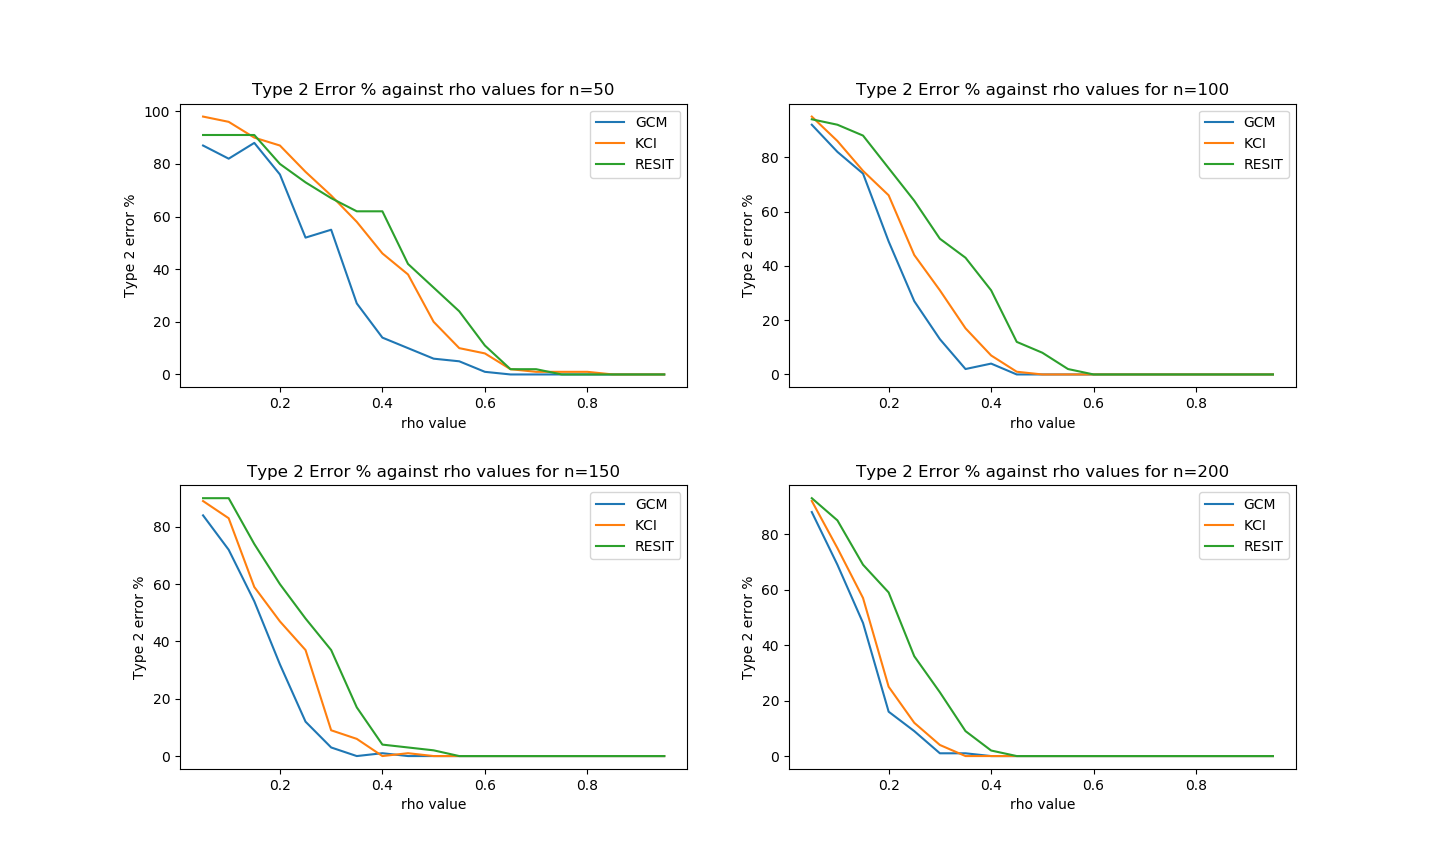

Reproduce this figure in Python.
import numpy as np
import pandas as pd
import matplotlib.pyplot as plt
import seaborn as sns

gcm_linear_t1 = pd.read_csv('~/Documents/M3R/CD/gcm_linear_t1.csv')
gcm_linear_t2 = pd.read_csv('~/Documents/M3R/CD/gcm_linear_t2.csv')

kci_linear_t1 = pd.read_csv('~/Documents/M3R/CD/kci_linear_t1.csv')
kci_linear_t2 = pd.read_csv('~/Documents/M3R/CD/kci_linear_t2.csv')

resit_linear_t1 = pd.read_csv('~/Documents/M3R/CD/tests/resit_linear_t1.csv')
resit_linear_t2 = pd.read_csv('~/Documents/M3R/CD/tests/resit_linear_t2.csv')

gcm_1 = np.array(gcm_linear_t1.iloc[:,1])
gcm_2 = np.array(gcm_linear_t2.iloc[:,1])
kci_1 = np.array(kci_linear_t1.iloc[:,1])
kci_2 = np.array(kci_linear_t2.iloc[:,1])
res_1 = np.array(resit_linear_t1.iloc[:,1:])
res_2 = np.array(resit_linear_t2.iloc[:,1:])

gcm_linear_t1 = gcm_linear_t1.drop(columns='Unnamed: 0')
kci_linear_t1 = kci_linear_t1.drop(columns='Unnamed: 0')
resit_linear_t1 = resit_linear_t1.drop(columns='Unnamed: 0')

gcm_linear_t1 = gcm_linear_t1.rename(columns={'t1':'GCM'})
kci_linear_t1 = kci_linear_t1.rename(columns={'t1':'KCI'})
resit_linear_t1 = resit_linear_t1.rename(columns={'0':'RESIT'})
t1_data = pd.concat([gcm_linear_t1,kci_linear_t1,resit_linear_t1],axis=1)
t1_data = t1_data.rename(index={0:'50',1:'100',2:'150',3:'200'})
ax = plt.axes()
sns.heatmap(t1_data, ax = ax)
ax.set_title('Heatmap of Type 1 error % for different tests')
plt.show()

rho_vals = np.linspace(0,0.95,20)
fig = plt.figure(figsize=(15,12))
ax2 = fig.add_subplot(2,2,1)
ax2.set_title("Type 2 Error % against rho values for n=50")
ax2.set_xlabel("rho value")
ax2.set_ylabel("Type 2 error %")
ax2.plot(rho_vals[1:20],gcm_2[:19],label="GCM")
ax2.plot(rho_vals[1:20],kci_2[:19],label="KCI")
ax2.plot(rho_vals[1:20],res_2[0],label="RESIT")
ax2.legend()

ax3 = fig.add_subplot(2,2,2)
ax3.set_title("Type 2 Error % against rho values for n=100")
ax3.set_xlabel("rho value")
ax3.set_ylabel("Type 2 error %")
ax3.plot(rho_vals[1:20],gcm_2[19:38],label="GCM")
ax3.plot(rho_vals[1:20],kci_2[19:38],label="KCI")
ax3.plot(rho_vals[1:20],res_2[1],label="RESIT")
ax3.legend()

ax4 = fig.add_subplot(2,2,3)
ax4.set_title("Type 2 Error % against rho values for n=150")
ax4.set_xlabel("rho value")
ax4.set_ylabel("Type 2 error %")
ax4.plot(rho_vals[1:20],gcm_2[38:57],label="GCM")
ax4.plot(rho_vals[1:20],kci_2[38:57],label="KCI")
ax4.plot(rho_vals[1:20],res_2[2],label="RESIT")
ax4.legend()

ax5 = fig.add_subplot(2,2,4)
ax5.set_title("Type 2 Error % against rho values for n=200")
ax5.set_xlabel("rho value")
ax5.set_ylabel("Type 2 error %")
ax5.plot(rho_vals[1:20],gcm_2[57:],label="GCM")
ax5.plot(rho_vals[1:20],kci_2[57:],label="KCI")
ax5.plot(rho_vals[1:20],res_2[3],label="RESIT")
ax5.legend()

plt.show()
